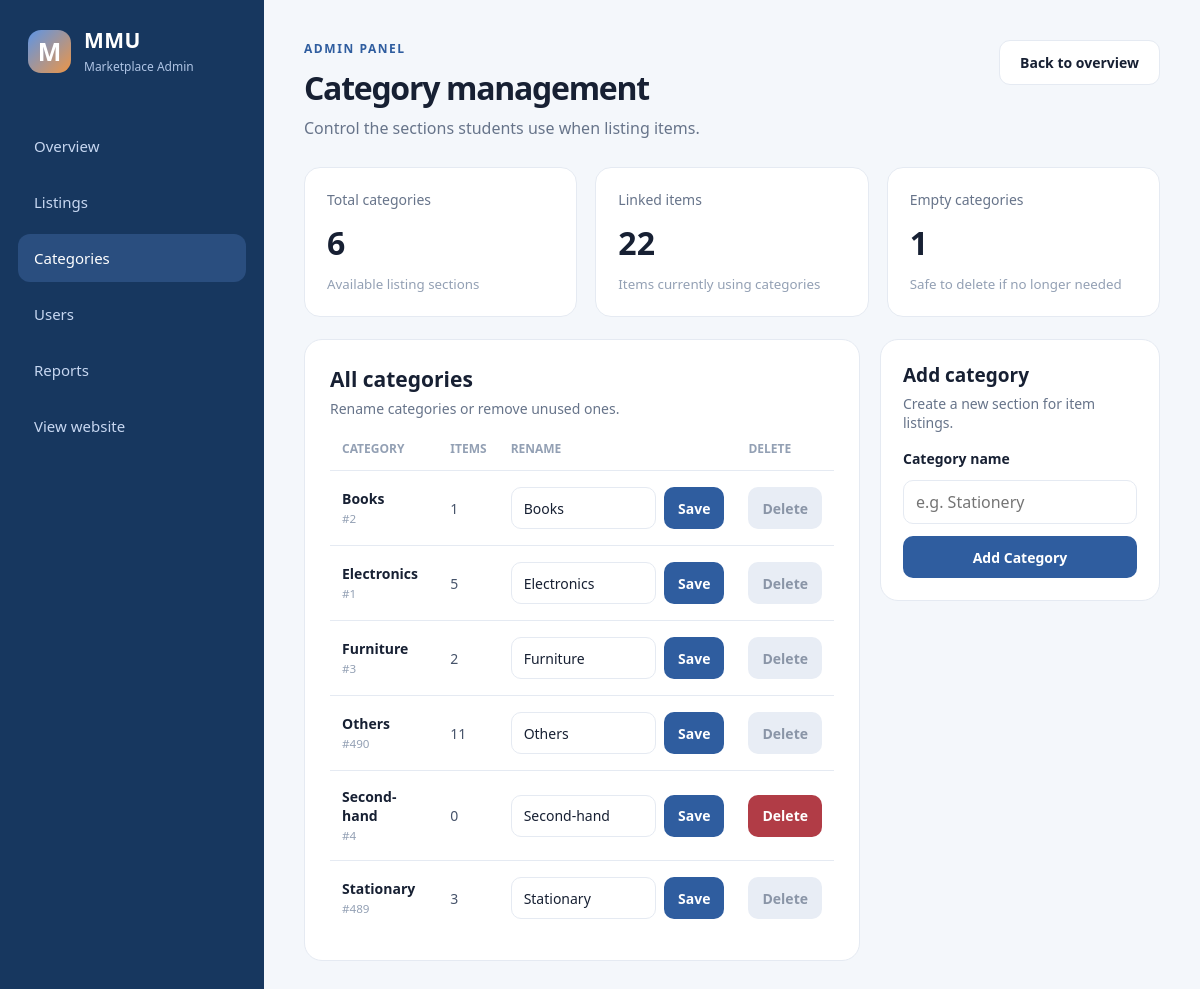
The page /admin/categories (signed in) on the database its author committed.
### tables this page shows
CREATE TABLE category(
                   id INTEGER PRIMARY KEY AUTOINCREMENT,
                   name TEXT NOT NULL UNIQUE
                   
                   );

### app.py (the view, shortened to what this page needs)
@app.route("/admin/categories", methods=['GET', 'POST'])
def admin_categories():
    denied = check_admin()
    if denied:
        return denied
    connect = sqlite3.connect("database.db")
    cursor = connect.cursor()
    cursor.execute("""
        SELECT category.id, category.name, COUNT(item.id)
        FROM category
        LEFT JOIN item ON item.category_id = category.id
        GROUP BY category.id, category.name
        ORDER BY category.name
    """)
    categories = cursor.fetchall()
    connect.close()
    stats = {
        "total_categories": len(categories),
        "linked_items": sum(row[2] for row in categories),
        "empty_categories": sum(1 for row in categories if row[2] == 0)
    }
    return render_template("admin_categories.html",
                           categories=categories,
                           stats=stats,
                           category_name_max_length=CATEGORY_NAME_MAX_LENGTH)

### app.py (called while the page is built)
def check_admin():
    if session.get('role') != 'admin':
        flash("Access denied. Admins only.")
        return redirect(url_for('home_page'))
    return None

### templates/admin_categories.html (shortened to what this page needs)
<!DOCTYPE html>
<html lang="en">
<head>
    <link rel="stylesheet" href="{{ url_for('static', filename='css/admin.css') }}">
</head>
<body class="admin-body">
    <div class="admin-layout">
        <aside class="admin-sidebar">
            <a class="admin-brand" href="{{ url_for('home') }}">
                <span class="brand-mark">M</span>
                <span>
                    <strong>MMU</strong>
                    <small>Marketplace Admin</small>
                </span>
            </a>
            <nav class="admin-nav" aria-label="Admin navigation">
                <a href="{{ url_for('admin_dashboard') }}">Overview</a>
                <a href="{{ url_for('admin_items') }}">Listings</a>
                <a class="active" href="{{ url_for('admin_categories') }}">Categories</a>
                <a href="{{ url_for('admin_users') }}">Users</a>
                <a href="{{ url_for('admin_reports') }}">Reports</a>
                <a href="{{ url_for('home') }}">View website</a>
            </nav>
        </aside>
        <main class="admin-main">
            <header class="dashboard-header">
                <div>
                    <p class="eyebrow">ADMIN PANEL</p>
                    <h1>Category management</h1>
                    <p class="dashboard-subtitle">Control the sections students use when listing items.</p>
                </div>
                <a class="button" href="{{ url_for('admin_dashboard') }}">Back to overview</a>
            </header>
            <section class="stat-grid" aria-label="Category statistics">
                <article class="stat-card">
                    <p>Total categories</p>
                    <strong>{{ stats.total_categories }}</strong>
                    <small>Available listing sections</small>
                </article>
                <article class="stat-card">
                    <p>Linked items</p>
                    <strong>{{ stats.linked_items }}</strong>
                    <small>Items currently using categories</small>
                </article>
                <article class="stat-card">
                    <p>Empty categories</p>
                    <strong>{{ stats.empty_categories }}</strong>
                    <small>Safe to delete if no longer needed</small>
                </article>
            </section>
            <div class="category-management-grid">
                <section class="listings-panel">
                    <div class="panel-heading">
                        <div>
                            <h2>All categories</h2>
                            <p>Rename categories or remove unused ones.</p>
                        </div>
                    </div>
                    <div class="table-wrap">
                        <table class="listing-table category-admin-table">
                            <thead>
                                <tr>
                                    <th>Category</th>
                                    <th>Items</th>
                                    <th>Rename</th>
                                    <th>Delete</th>
                                </tr>
                            </thead>
                            <tbody>
                                {% for category_id, name, item_count in categories %}
                                <tr>
                                    <td>
                                        <strong>{{ name }}</strong>
                                        <small>#{{ category_id }}</small>
                                    </td>
                                    <td>{{ item_count }}</td>
                                    <td>
                                        <form class="inline-category-form" method="POST" action="{{ url_for('edit_category', category_id=category_id) }}">
                                            <input type="text" name="name" value="{{ name }}" maxlength="{{ category_name_max_length }}" required>
                                            <button type="submit">Save</button>
                                        </form>
                                    </td>
                                    <td>
                                        <form method="POST" action="{{ url_for('delete_category', category_id=category_id) }}" onsubmit="return confirm('Delete this category?')">
                                            <button class="danger-button" type="submit" {% if item_count > 0 %}disabled{% endif %}>Delete</button>
                                        </form>
                                    </td>
                                </tr>
                                {% else %}
                                <tr class="empty-row">
                                    <td colspan="4">No categories yet.</td>
                                </tr>
                                {% endfor %}
                            </tbody>
                        </table>
                    </div>
                </section>
                <section class="summary-panel add-category-panel">
                    <div class="panel-heading small">
                        <div>
                            <h2>Add category</h2>
                            <p>Create a new section for item listings.</p>
                        </div>
                    </div>
                    <form class="category-create-form" method="POST" action="{{ url_for('admin_categories') }}">
                        <label for="category-name">Category name</label>
                        <input id="category-name" type="text" name="name" placeholder="e.g. Stationery" maxlength="{{ category_name_max_length }}" required>
                        <button type="submit">Add Category</button>
                    </form>
                </section>
            </div>
        </main>
    </div>
</body>
</html>

### static/css/admin.css (style rules this page uses)
:root { --navy: #17375f; --blue: #2f5d9f; --text: #172033; --muted: #67748a; --line: #e5eaf2; --canvas: #f4f7fb; --white: #ffffff; }
* { box-sizing: border-box; }
.admin-body { margin: 0; color: var(--text); background: var(--canvas); font-family: "Segoe UI", Arial, sans-serif; }
.admin-layout { min-height: 100vh; display: flex; }
.admin-sidebar { width: 264px; padding: 26px 18px 20px; display: flex; flex-direction: column; background: var(--navy); color: #d8e5fa; }
.admin-brand { padding: 0 10px; display: flex; gap: 13px; align-items: center; color: var(--white); text-decoration: none; }
.brand-mark { width: 43px; height: 43px; display: grid; place-items: center; border-radius: 13px; background: linear-gradient(135deg, #5d95e6, #ec9547); font-size: 25px; font-weight: 700; }
.admin-brand strong { display: block; font-size: 21px; letter-spacing: .02em; }
.admin-brand small { color: #afc4e4; font-size: 12px; }
.admin-nav { margin-top: 46px; display: flex; flex-direction: column; gap: 8px; }
.admin-nav a, .admin-nav .disabled { min-height: 48px; padding: 14px 16px; border-radius: 12px; color: #c7d7f1; display: flex; align-items: center; font-size: 15px; font-weight: 500; text-decoration: none; }
.admin-nav a:hover, .admin-nav a.active { color: var(--white); background: rgba(89, 138, 209, .28); }
.admin-main { width: calc(100% - 264px); padding: 40px; }
.dashboard-header { display: flex; justify-content: space-between; align-items: flex-start; gap: 25px; margin-bottom: 28px; }
.eyebrow { margin: 0 0 9px; color: var(--blue); font-size: 12px; font-weight: 700; letter-spacing: .13em; }
.dashboard-header h1 { margin: 0 0 8px; font-size: 32px; letter-spacing: -.04em; }
.dashboard-subtitle { margin: 0; color: var(--muted); }
.button { padding: 12px 20px; border: 1px solid var(--line); border-radius: 11px; color: var(--text); background: var(--white); text-decoration: none; font-size: 14px; font-weight: 600; }
.stat-grid { margin-bottom: 22px; display: grid; grid-template-columns: repeat(auto-fit, minmax(180px, 1fr)); gap: 18px; }
.stat-card { padding: 22px; border: 1px solid var(--line); border-radius: 16px; background: var(--white); }
.stat-card p { margin: 0 0 12px; color: var(--muted); font-size: 14px; }
.stat-card strong { display: block; margin-bottom: 8px; color: var(--text); font-size: 32px; }
.stat-card small { color: #93a0b4; }
.listings-panel { padding: 25px; border: 1px solid var(--line); border-radius: 18px; background: var(--white); }
.panel-heading { margin-bottom: 22px; display: flex; justify-content: space-between; align-items: center; gap: 20px; }
.panel-heading h2 { margin: 0 0 6px; font-size: 21px; }
.panel-heading p { margin: 0; color: var(--muted); font-size: 14px; }
.table-wrap { overflow-x: auto; }
.listing-table { width: 100%; border-collapse: collapse; text-align: left; }
.listing-table th { padding: 0 12px 13px; color: #93a0b4; font-size: 12px; text-transform: uppercase; }
.listing-table td { padding: 16px 12px; border-top: 1px solid var(--line); color: #46536a; font-size: 14px; }
.listing-table td:first-child strong { display: block; color: var(--text); }
.listing-table td:first-child small { color: #93a0b4; }
.summary-panel { padding: 22px; border: 1px solid var(--line); border-radius: 18px; background: var(--white); }
.panel-heading.small { margin-bottom: 17px; }
.panel-heading.small h2 { font-size: 19px; }
.category-management-grid { display: grid; grid-template-columns: minmax(520px, 1.5fr) minmax(280px, .7fr); gap: 20px; align-items: start; }
.category-admin-table td { vertical-align: middle; }
.inline-category-form { display: flex; gap: 8px; }
.inline-category-form input, .category-create-form input { width: 100%; min-height: 42px; padding: 10px 12px; border: 1px solid var(--line); border-radius: 10px; color: var(--text); background: var(--white); font: inherit; }
.inline-category-form button, .category-create-form button, .danger-button { min-height: 42px; padding: 0 14px; border: 0; border-radius: 10px; color: var(--white); background: var(--blue); font: inherit; font-size: 14px; font-weight: 700; cursor: pointer; white-space: nowrap; }
.danger-button { background: #b13c46; }
.danger-button:disabled { color: #8a95a7; background: #e8edf5; cursor: not-allowed; }
.add-category-panel { position: sticky; top: 24px; }
.category-create-form { display: grid; gap: 12px; }
.category-create-form label { color: var(--text); font-size: 14px; font-weight: 700; }

### rows shown on the page
category: name "Books", id "2", item_count "1"
category: name "Electronics", id "1", item_count "5"
category: name "Furniture", id "3", item_count "2"
category: name "Others", id "490", item_count "11"
category: name "Second-hand", id "4", item_count "0"
category: name "Stationary", id "489", item_count "3"

### other values the page prints
{{ stats.total_categories }} "6"
{{ stats.linked_items }} "22"
{{ stats.empty_categories }} "1"
